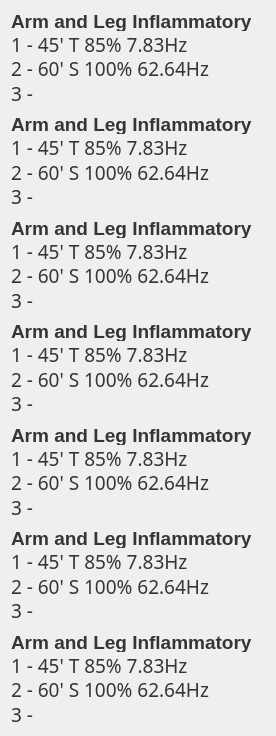
  <widget class="QWidget" name="layoutWidget_2">
   <property name="geometry">
    <rect>
     <x>605</x>
     <y>45</y>
     <width>276</width>
     <height>736</height>
    </rect>
   </property>
   <layout class="QVBoxLayout" name="verticalLayout_9">
    <property name="spacing">
     <number>10</number>
    </property>
    <item>
     <layout class="QVBoxLayout" name="verticalLayout_14">
      <property name="spacing">
       <number>2</number>
      </property>
      <item>
       <widget class="QLabel" name="memaDescLabel_2">
        <property name="sizePolicy">
         <sizepolicy hsizetype="Preferred" vsizetype="Fixed">
          <horstretch>0</horstretch>
          <verstretch>0</verstretch>
         </sizepolicy>
        </property>
        <property name="minimumSize">
         <size>
          <width>0</width>
          <height>20</height>
         </size>
        </property>
        <property name="font">
         <font>
          <family>Liberation Sans</family>
          <pointsize>14</pointsize>
          <weight>75</weight>
          <bold>true</bold>
         </font>
        </property>
        <property name="styleSheet">
         <string notr="true">color: rgb(55, 52, 53);</string>
        </property>
        <property name="text">
         <string>Arm and Leg Inflammatory</string>
        </property>
       </widget>
      </item>
      <item>
       <widget class="QLabel" name="memaOneLabel_2">
        <property name="sizePolicy">
         <sizepolicy hsizetype="Preferred" vsizetype="Fixed">
          <horstretch>0</horstretch>
          <verstretch>0</verstretch>
         </sizepolicy>
        </property>
        <property name="minimumSize">
         <size>
          <width>0</width>
          <height>20</height>
         </size>
        </property>
        <property name="font">
         <font>
          <family>Sans Serif</family>
          <pointsize>14</pointsize>
          <weight>50</weight>
          <bold>false</bold>
         </font>
        </property>
        <property name="styleSheet">
         <string notr="true">color: rgb(55, 52, 53);</string>
        </property>
        <property name="text">
         <string>1 - 45' T 85% 7.83Hz</string>
        </property>
       </widget>
      </item>
      <item>
       <widget class="QLabel" name="memaTwoLabel_2">
        <property name="sizePolicy">
         <sizepolicy hsizetype="Preferred" vsizetype="Fixed">
          <horstretch>0</horstretch>
          <verstretch>0</verstretch>
         </sizepolicy>
        </property>
        <property name="minimumSize">
         <size>
          <width>0</width>
          <height>20</height>
         </size>
        </property>
        <property name="font">
         <font>
          <family>Sans Serif</family>
          <pointsize>14</pointsize>
          <weight>50</weight>
          <bold>false</bold>
         </font>
        </property>
        <property name="styleSheet">
         <string notr="true">color: rgb(55, 52, 53);</string>
        </property>
        <property name="text">
         <string>2 - 60' S 100% 62.64Hz</string>
        </property>
       </widget>
      </item>
      <item>
       <widget class="QLabel" name="memaThreeLabel_2">
        <property name="sizePolicy">
         <sizepolicy hsizetype="Preferred" vsizetype="Fixed">
          <horstretch>0</horstretch>
          <verstretch>0</verstretch>
         </sizepolicy>
        </property>
        <property name="minimumSize">
         <size>
          <width>0</width>
          <height>10</height>
         </size>
        </property>
        <property name="font">
         <font>
          <family>Sans Serif</family>
          <pointsize>14</pointsize>
          <weight>50</weight>
          <bold>false</bold>
         </font>
        </property>
        <property name="styleSheet">
         <string notr="true">color: rgb(55, 52, 53);</string>
        </property>
        <property name="text">
         <string>3 -</string>
        </property>
       </widget>
      </item>
     </layout>
    </item>
    <item>
     <layout class="QVBoxLayout" name="verticalLayout_15">
      <property name="spacing">
       <number>2</number>
      </property>
      <item>
       <widget class="QLabel" name="membDescLabel_2">
        <property name="sizePolicy">
         <sizepolicy hsizetype="Preferred" vsizetype="Fixed">
          <horstretch>0</horstretch>
          <verstretch>0</verstretch>
         </sizepolicy>
        </property>
        <property name="minimumSize">
         <size>
          <width>0</width>
          <height>20</height>
         </size>
        </property>
        <property name="font">
         <font>
          <family>Liberation Sans</family>
          <pointsize>14</pointsize>
          <weight>75</weight>
          <bold>true</bold>
         </font>
        </property>
        <property name="styleSheet">
         <string notr="true">color: rgb(55, 52, 53);</string>
        </property>
        <property name="text">
         <string>Arm and Leg Inflammatory</string>
        </property>
       </widget>
      </item>
      <item>
       <widget class="QLabel" name="membOneLabel_2">
        <property name="sizePolicy">
         <sizepolicy hsizetype="Preferred" vsizetype="Fixed">
          <horstretch>0</horstretch>
          <verstretch>0</verstretch>
         </sizepolicy>
        </property>
        <property name="minimumSize">
         <size>
          <width>0</width>
          <height>20</height>
         </size>
        </property>
        <property name="font">
         <font>
          <family>Sans Serif</family>
          <pointsize>14</pointsize>
          <weight>50</weight>
          <bold>false</bold>
         </font>
        </property>
        <property name="styleSheet">
         <string notr="true">color: rgb(55, 52, 53);</string>
        </property>
        <property name="text">
         <string>1 - 45' T 85% 7.83Hz</string>
        </property>
       </widget>
      </item>
      <item>
       <widget class="QLabel" name="membTwoLabel_2">
        <property name="sizePolicy">
         <sizepolicy hsizetype="Preferred" vsizetype="Fixed">
          <horstretch>0</horstretch>
          <verstretch>0</verstretch>
         </sizepolicy>
        </property>
        <property name="minimumSize">
         <size>
          <width>0</width>
          <height>20</height>
         </size>
        </property>
        <property name="font">
         <font>
          <family>Sans Serif</family>
          <pointsize>14</pointsize>
          <weight>50</weight>
          <bold>false</bold>
         </font>
        </property>
        <property name="styleSheet">
         <string notr="true">color: rgb(55, 52, 53);</string>
        </property>
        <property name="text">
         <string>2 - 60' S 100% 62.64Hz</string>
        </property>
       </widget>
      </item>
      <item>
       <widget class="QLabel" name="membThreeLabel_2">
        <property name="sizePolicy">
         <sizepolicy hsizetype="Preferred" vsizetype="Fixed">
          <horstretch>0</horstretch>
          <verstretch>0</verstretch>
         </sizepolicy>
        </property>
        <property name="minimumSize">
         <size>
          <width>0</width>
          <height>10</height>
         </size>
        </property>
        <property name="font">
         <font>
          <family>Sans Serif</family>
          <pointsize>14</pointsize>
          <weight>50</weight>
          <bold>false</bold>
         </font>
        </property>
        <property name="styleSheet">
         <string notr="true">color: rgb(55, 52, 53);</string>
        </property>
        <property name="text">
         <string>3 -</string>
        </property>
       </widget>
      </item>
     </layout>
    </item>
    <item>
     <layout class="QVBoxLayout" name="verticalLayout_16">
      <property name="spacing">
       <number>2</number>
      </property>
      <item>
       <widget class="QLabel" name="memcDescLabel_2">
        <property name="sizePolicy">
         <sizepolicy hsizetype="Preferred" vsizetype="Fixed">
          <horstretch>0</horstretch>
          <verstretch>0</verstretch>
         </sizepolicy>
        </property>
        <property name="minimumSize">
         <size>
          <width>0</width>
          <height>20</height>
         </size>
        </property>
        <property name="font">
         <font>
          <family>Liberation Sans</family>
          <pointsize>14</pointsize>
          <weight>75</weight>
          <bold>true</bold>
         </font>
        </property>
        <property name="styleSheet">
         <string notr="true">color: rgb(55, 52, 53);</string>
        </property>
        <property name="text">
         <string>Arm and Leg Inflammatory</string>
        </property>
       </widget>
      </item>
      <item>
       <widget class="QLabel" name="memcOneLabel_2">
        <property name="sizePolicy">
         <sizepolicy hsizetype="Preferred" vsizetype="Fixed">
          <horstretch>0</horstretch>
          <verstretch>0</verstretch>
         </sizepolicy>
        </property>
        <property name="minimumSize">
         <size>
          <width>0</width>
          <height>20</height>
         </size>
        </property>
        <property name="font">
         <font>
          <family>Sans Serif</family>
          <pointsize>14</pointsize>
          <weight>50</weight>
          <bold>false</bold>
         </font>
        </property>
        <property name="styleSheet">
         <string notr="true">color: rgb(55, 52, 53);</string>
        </property>
        <property name="text">
         <string>1 - 45' T 85% 7.83Hz</string>
        </property>
       </widget>
      </item>
      <item>
       <widget class="QLabel" name="memcTwoLabel_2">
        <property name="sizePolicy">
         <sizepolicy hsizetype="Preferred" vsizetype="Fixed">
          <horstretch>0</horstretch>
          <verstretch>0</verstretch>
         </sizepolicy>
        </property>
        <property name="minimumSize">
         <size>
          <width>0</width>
          <height>20</height>
         </size>
        </property>
        <property name="font">
         <font>
          <family>Sans Serif</family>
          <pointsize>14</pointsize>
          <weight>50</weight>
          <bold>false</bold>
         </font>
        </property>
        <property name="styleSheet">
         <string notr="true">color: rgb(55, 52, 53);</string>
        </property>
        <property name="text">
         <string>2 - 60' S 100% 62.64Hz</string>
        </property>
       </widget>
      </item>
      <item>
       <widget class="QLabel" name="memcThreeLabel_2">
        <property name="sizePolicy">
         <sizepolicy hsizetype="Preferred" vsizetype="Fixed">
          <horstretch>0</horstretch>
          <verstretch>0</verstretch>
         </sizepolicy>
        </property>
        <property name="minimumSize">
         <size>
          <width>0</width>
          <height>10</height>
         </size>
        </property>
        <property name="font">
         <font>
          <family>Sans Serif</family>
          <pointsize>14</pointsize>
          <weight>50</weight>
          <bold>false</bold>
         </font>
        </property>
        <property name="styleSheet">
         <string notr="true">color: rgb(55, 52, 53);</string>
        </property>
        <property name="text">
         <string>3 -</string>
        </property>
       </widget>
      </item>
     </layout>
    </item>
    <item>
     <layout class="QVBoxLayout" name="verticalLayout_18">
      <property name="spacing">
       <number>2</number>
      </property>
      <item>
       <widget class="QLabel" name="memcDescLabel_3">
        <property name="sizePolicy">
         <sizepolicy hsizetype="Preferred" vsizetype="Fixed">
          <horstretch>0</horstretch>
          <verstretch>0</verstretch>
         </sizepolicy>
        </property>
        <property name="minimumSize">
         <size>
          <width>0</width>
          <height>20</height>
         </size>
        </property>
        <property name="font">
         <font>
          <family>Liberation Sans</family>
          <pointsize>14</pointsize>
          <weight>75</weight>
          <bold>true</bold>
         </font>
        </property>
        <property name="styleSheet">
         <string notr="true">color: rgb(55, 52, 53);</string>
        </property>
        <property name="text">
         <string>Arm and Leg Inflammatory</string>
        </property>
       </widget>
      </item>
      <item>
       <widget class="QLabel" name="memcOneLabel_3">
        <property name="sizePolicy">
         <sizepolicy hsizetype="Preferred" vsizetype="Fixed">
          <horstretch>0</horstretch>
          <verstretch>0</verstretch>
         </sizepolicy>
        </property>
        <property name="minimumSize">
         <size>
          <width>0</width>
          <height>20</height>
         </size>
        </property>
        <property name="font">
         <font>
          <family>Sans Serif</family>
          <pointsize>14</pointsize>
          <weight>50</weight>
          <bold>false</bold>
         </font>
        </property>
        <property name="styleSheet">
         <string notr="true">color: rgb(55, 52, 53);</string>
        </property>
        <property name="text">
         <string>1 - 45' T 85% 7.83Hz</string>
        </property>
       </widget>
      </item>
      <item>
       <widget class="QLabel" name="memcTwoLabel_3">
        <property name="sizePolicy">
         <sizepolicy hsizetype="Preferred" vsizetype="Fixed">
          <horstretch>0</horstretch>
          <verstretch>0</verstretch>
         </sizepolicy>
        </property>
        <property name="minimumSize">
         <size>
          <width>0</width>
          <height>20</height>
         </size>
        </property>
        <property name="font">
         <font>
          <family>Sans Serif</family>
          <pointsize>14</pointsize>
          <weight>50</weight>
          <bold>false</bold>
         </font>
        </property>
        <property name="styleSheet">
         <string notr="true">color: rgb(55, 52, 53);</string>
        </property>
        <property name="text">
         <string>2 - 60' S 100% 62.64Hz</string>
        </property>
       </widget>
      </item>
      <item>
       <widget class="QLabel" name="memcThreeLabel_3">
        <property name="sizePolicy">
         <sizepolicy hsizetype="Preferred" vsizetype="Fixed">
          <horstretch>0</horstretch>
          <verstretch>0</verstretch>
         </sizepolicy>
        </property>
        <property name="minimumSize">
         <size>
          <width>0</width>
          <height>10</height>
         </size>
        </property>
        <property name="font">
         <font>
          <family>Sans Serif</family>
          <pointsize>14</pointsize>
          <weight>50</weight>
          <bold>false</bold>
         </font>
        </property>
        <property name="styleSheet">
         <string notr="true">color: rgb(55, 52, 53);</string>
        </property>
        <property name="text">
         <string>3 -</string>
        </property>
       </widget>
      </item>
     </layout>
    </item>
    <item>
     <layout class="QVBoxLayout" name="verticalLayout_20">
      <property name="spacing">
       <number>2</number>
      </property>
      <item>
       <widget class="QLabel" name="memcDescLabel_5">
        <property name="sizePolicy">
         <sizepolicy hsizetype="Preferred" vsizetype="Fixed">
          <horstretch>0</horstretch>
          <verstretch>0</verstretch>
         </sizepolicy>
        </property>
        <property name="minimumSize">
         <size>
          <width>0</width>
          <height>20</height>
         </size>
        </property>
        <property name="font">
         <font>
          <family>Liberation Sans</family>
          <pointsize>14</pointsize>
          <weight>75</weight>
          <bold>true</bold>
         </font>
        </property>
        <property name="styleSheet">
         <string notr="true">color: rgb(55, 52, 53);</string>
        </property>
        <property name="text">
         <string>Arm and Leg Inflammatory</string>
        </property>
       </widget>
      </item>
      <item>
       <widget class="QLabel" name="memcOneLabel_5">
        <property name="sizePolicy">
         <sizepolicy hsizetype="Preferred" vsizetype="Fixed">
          <horstretch>0</horstretch>
          <verstretch>0</verstretch>
         </sizepolicy>
        </property>
        <property name="minimumSize">
         <size>
          <width>0</width>
          <height>20</height>
         </size>
        </property>
        <property name="font">
         <font>
          <family>Sans Serif</family>
          <pointsize>14</pointsize>
          <weight>50</weight>
          <bold>false</bold>
         </font>
        </property>
        <property name="styleSheet">
         <string notr="true">color: rgb(55, 52, 53);</string>
        </property>
        <property name="text">
         <string>1 - 45' T 85% 7.83Hz</string>
        </property>
       </widget>
      </item>
      <item>
       <widget class="QLabel" name="memcTwoLabel_5">
        <property name="sizePolicy">
         <sizepolicy hsizetype="Preferred" vsizetype="Fixed">
          <horstretch>0</horstretch>
          <verstretch>0</verstretch>
         </sizepolicy>
        </property>
        <property name="minimumSize">
         <size>
          <width>0</width>
          <height>20</height>
         </size>
        </property>
        <property name="font">
         <font>
          <family>Sans Serif</family>
          <pointsize>14</pointsize>
          <weight>50</weight>
          <bold>false</bold>
         </font>
        </property>
        <property name="styleSheet">
         <string notr="true">color: rgb(55, 52, 53);</string>
        </property>
        <property name="text">
         <string>2 - 60' S 100% 62.64Hz</string>
        </property>
       </widget>
      </item>
      <item>
       <widget class="QLabel" name="memcThreeLabel_5">
        <property name="sizePolicy">
         <sizepolicy hsizetype="Preferred" vsizetype="Fixed">
          <horstretch>0</horstretch>
          <verstretch>0</verstretch>
         </sizepolicy>
        </property>
        <property name="minimumSize">
         <size>
          <width>0</width>
          <height>10</height>
         </size>
        </property>
        <property name="font">
         <font>
          <family>Sans Serif</family>
          <pointsize>14</pointsize>
          <weight>50</weight>
          <bold>false</bold>
         </font>
        </property>
        <property name="styleSheet">
         <string notr="true">color: rgb(55, 52, 53);</string>
        </property>
        <property name="text">
         <string>3 -</string>
        </property>
       </widget>
      </item>
     </layout>
    </item>
    <item>
     <layout class="QVBoxLayout" name="verticalLayout_19">
      <property name="spacing">
       <number>2</number>
      </property>
      <item>
       <widget class="QLabel" name="memcDescLabel_4">
        <property name="sizePolicy">
         <sizepolicy hsizetype="Preferred" vsizetype="Fixed">
          <horstretch>0</horstretch>
          <verstretch>0</verstretch>
         </sizepolicy>
        </property>
        <property name="minimumSize">
         <size>
          <width>0</width>
          <height>20</height>
         </size>
        </property>
        <property name="font">
         <font>
          <family>Liberation Sans</family>
          <pointsize>14</pointsize>
          <weight>75</weight>
          <bold>true</bold>
         </font>
        </property>
        <property name="styleSheet">
         <string notr="true">color: rgb(55, 52, 53);</string>
        </property>
        <property name="text">
         <string>Arm and Leg Inflammatory</string>
        </property>
       </widget>
      </item>
      <item>
       <widget class="QLabel" name="memcOneLabel_4">
        <property name="sizePolicy">
         <sizepolicy hsizetype="Preferred" vsizetype="Fixed">
          <horstretch>0</horstretch>
          <verstretch>0</verstretch>
         </sizepolicy>
        </property>
        <property name="minimumSize">
         <size>
          <width>0</width>
          <height>20</height>
         </size>
        </property>
        <property name="font">
         <font>
          <family>Sans Serif</family>
          <pointsize>14</pointsize>
          <weight>50</weight>
          <bold>false</bold>
         </font>
        </property>
        <property name="styleSheet">
         <string notr="true">color: rgb(55, 52, 53);</string>
        </property>
        <property name="text">
         <string>1 - 45' T 85% 7.83Hz</string>
        </property>
       </widget>
      </item>
      <item>
       <widget class="QLabel" name="memcTwoLabel_4">
        <property name="sizePolicy">
         <sizepolicy hsizetype="Preferred" vsizetype="Fixed">
          <horstretch>0</horstretch>
          <verstretch>0</verstretch>
         </sizepolicy>
        </property>
        <property name="minimumSize">
         <size>
          <width>0</width>
          <height>20</height>
         </size>
        </property>
        <property name="font">
         <font>
          <family>Sans Serif</family>
          <pointsize>14</pointsize>
          <weight>50</weight>
          <bold>false</bold>
         </font>
        </property>
        <property name="styleSheet">
         <string notr="true">color: rgb(55, 52, 53);</string>
        </property>
        <property name="text">
         <string>2 - 60' S 100% 62.64Hz</string>
        </property>
       </widget>
      </item>
      <item>
       <widget class="QLabel" name="memcThreeLabel_4">
        <property name="sizePolicy">
         <sizepolicy hsizetype="Preferred" vsizetype="Fixed">
          <horstretch>0</horstretch>
          <verstretch>0</verstretch>
         </sizepolicy>
        </property>
        <property name="minimumSize">
         <size>
          <width>0</width>
          <height>10</height>
         </size>
        </property>
        <property name="font">
         <font>
          <family>Sans Serif</family>
          <pointsize>14</pointsize>
          <weight>50</weight>
          <bold>false</bold>
         </font>
        </property>
        <property name="styleSheet">
         <string notr="true">color: rgb(55, 52, 53);</string>
        </property>
        <property name="text">
         <string>3 -</string>
        </property>
       </widget>
      </item>
     </layout>
    </item>
    <item>
     <layout class="QVBoxLayout" name="verticalLayout_17">
      <property name="spacing">
       <number>2</number>
      </property>
      <item>
       <widget class="QLabel" name="memdDescLabel_2">
        <property name="sizePolicy">
         <sizepolicy hsizetype="Preferred" vsizetype="Fixed">
          <horstretch>0</horstretch>
          <verstretch>0</verstretch>
         </sizepolicy>
        </property>
        <property name="minimumSize">
         <size>
          <width>0</width>
          <height>20</height>
         </size>
        </property>
        <property name="font">
         <font>
          <family>Liberation Sans</family>
          <pointsize>14</pointsize>
          <weight>75</weight>
          <bold>true</bold>
         </font>
        </property>
        <property name="styleSheet">
         <string notr="true">color: rgb(55, 52, 53);</string>
        </property>
        <property name="text">
         <string>Arm and Leg Inflammatory</string>
        </property>
       </widget>
      </item>
      <item>
       <widget class="QLabel" name="memdOneLabel_2">
        <property name="sizePolicy">
         <sizepolicy hsizetype="Preferred" vsizetype="Fixed">
          <horstretch>0</horstretch>
          <verstretch>0</verstretch>
         </sizepolicy>
        </property>
        <property name="minimumSize">
         <size>
          <width>0</width>
          <height>20</height>
         </size>
        </property>
        <property name="font">
         <font>
          <family>Sans Serif</family>
          <pointsize>14</pointsize>
          <weight>50</weight>
          <bold>false</bold>
         </font>
        </property>
        <property name="styleSheet">
         <string notr="true">color: rgb(55, 52, 53);</string>
        </property>
        <property name="text">
         <string>1 - 45' T 85% 7.83Hz</string>
        </property>
       </widget>
      </item>
      <item>
       <widget class="QLabel" name="memdTwoLabel_2">
        <property name="sizePolicy">
         <sizepolicy hsizetype="Preferred" vsizetype="Fixed">
          <horstretch>0</horstretch>
          <verstretch>0</verstretch>
         </sizepolicy>
        </property>
        <property name="minimumSize">
         <size>
          <width>0</width>
          <height>20</height>
         </size>
        </property>
        <property name="font">
         <font>
          <family>Sans Serif</family>
          <pointsize>14</pointsize>
          <weight>50</weight>
          <bold>false</bold>
         </font>
        </property>
        <property name="styleSheet">
         <string notr="true">color: rgb(55, 52, 53);</string>
        </property>
        <property name="text">
         <string>2 - 60' S 100% 62.64Hz</string>
        </property>
       </widget>
      </item>
      <item>
       <widget class="QLabel" name="memdThreeLabel_2">
        <property name="sizePolicy">
         <sizepolicy hsizetype="Preferred" vsizetype="Fixed">
          <horstretch>0</horstretch>
          <verstretch>0</verstretch>
         </sizepolicy>
        </property>
        <property name="minimumSize">
         <size>
          <width>0</width>
          <height>10</height>
         </size>
        </property>
        <property name="font">
         <font>
          <family>Sans Serif</family>
          <pointsize>14</pointsize>
          <weight>50</weight>
          <bold>false</bold>
         </font>
        </property>
        <property name="styleSheet">
         <string notr="true">color: rgb(55, 52, 53);</string>
        </property>
        <property name="text">
         <string>3 -</string>
        </property>
       </widget>
      </item>
     </layout>
    </item>
   </layout>
  </widget>
